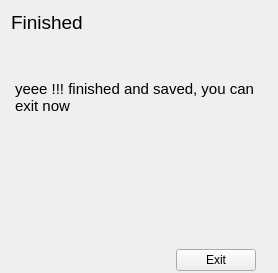
         <widget class="QWidget" name="page_67">
          <layout class="QGridLayout" name="gridLayout_12">
           <property name="bottomMargin">
            <number>0</number>
           </property>
           <item row="2" column="0">
            <widget class="QGroupBox" name="groupBox_5">
             <property name="maximumSize">
              <size>
               <width>16777215</width>
               <height>45</height>
              </size>
             </property>
             <property name="styleSheet">
              <string notr="true">QGroupBox {
    border: 2px solid transparent;
}</string>
             </property>
             <property name="title">
              <string/>
             </property>
             <layout class="QGridLayout" name="gridLayout_11">
              <property name="bottomMargin">
               <number>0</number>
              </property>
              <item row="0" column="1">
               <widget class="QPushButton" name="pushButton_exit">
                <property name="text">
                 <string>Exit</string>
                </property>
               </widget>
              </item>
              <item row="0" column="0">
               <spacer name="horizontalSpacer_5">
                <property name="orientation">
                 <enum>Qt::Horizontal</enum>
                </property>
                <property name="sizeHint" stdset="0">
                 <size>
                  <width>40</width>
                  <height>20</height>
                 </size>
                </property>
               </spacer>
              </item>
             </layout>
            </widget>
           </item>
           <item row="1" column="0">
            <widget class="QPlainTextEdit" name="plainTextEdit_5">
             <property name="font">
              <font>
               <pointsize>11</pointsize>
              </font>
             </property>
             <property name="styleSheet">
              <string notr="true">QPlainTextEdit {
    background-color: transparent;
    /*background-image: url(draft.png);*/
    background-attachment: scroll;
}</string>
             </property>
             <property name="frameShape">
              <enum>QFrame::NoFrame</enum>
             </property>
             <property name="frameShadow">
              <enum>QFrame::Plain</enum>
             </property>
             <property name="plainText">
              <string>

yeee !!! finished and saved, you can exit now
</string>
             </property>
            </widget>
           </item>
           <item row="0" column="0">
            <widget class="QLabel" name="label_11">
             <property name="font">
              <font>
               <pointsize>14</pointsize>
              </font>
             </property>
             <property name="text">
              <string>Finished</string>
             </property>
            </widget>
           </item>
          </layout>
         </widget>
